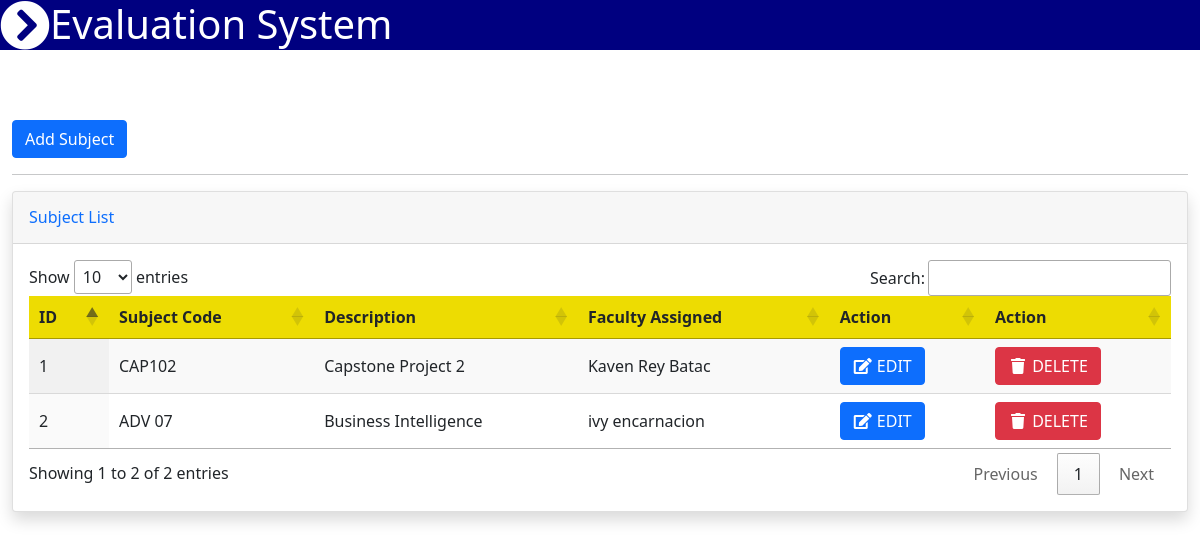
The app's page /subject_list.php (signed in) with its own data.
### tables this page shows
CREATE TABLE `subject` (
  `id` int(30) NOT NULL,
  `code` varchar(30) NOT NULL,
  `description` varchar(255) NOT NULL,
  `faculty_id` int(30) NOT NULL
);

CREATE TABLE `faculties` (
  `id` int(30) NOT NULL,
  `fno` varchar(255) NOT NULL,
  `username` varchar(255) NOT NULL,
  `fname` varchar(255) NOT NULL,
  `lname` varchar(255) NOT NULL,
  `usertype` varchar(30) NOT NULL,
  `password` varchar(255) NOT NULL,
  `view` varchar(30) NOT NULL
);

### subject_list.php (the view, shortened to what this page needs)
<?php include_once'navbar.php'; ?>
<body id="page-top">
<div class="container-fluid py-5 my-5">
    <button type="button" class="btn btn-primary" data-bs-toggle="modal" data-bs-target="#staticBackdrop">
    Add Subject
    </button>
    <hr>
    <div class="card shadow mb-4">
        <div class="card-header py-3">
            <h6 class="m-0 font-weight-bold text-primary">Subject List</h6>
        </div>
        <div class="card-body">
            <div class="table-responsive">
            <?php
            include_once'koneksyon.php';
            $qryview = "SELECT code,description,fname,lname,subject.id as id FROM subject INNER JOIN faculties ON faculties.id = subject.faculty_id";
            $result = mysqli_query($koneksyon, $qryview);
            ?>
                <table class="display" id="myTable" width="100%" cellspacing="0">
                    <thead style="background-color: #eddc02;">
                        <tr>
                            <th>ID</th>
                            <th>Subject Code</th>
                            <th>Description</th>
                            <th>Faculty Assigned</th>
                            <th>Action</th>
                            <th>Action</th>
                        </tr>
                    </thead>
                    <tbody>
                    <?php
                    $no = 1;
                    while($row = mysqli_fetch_array($result)) { ?>
                        <tr>
                            <td><?php echo $no; ?></td>
                            <td><?php echo $row['code']; ?></td>
                            <td><?php echo $row['description']; ?></td>
                            <td><?php echo $row['fname']." ".$row['lname']; ?></td>
                            <td><a type="button" class="btn btn-primary" href="viewedit_subjectlist.php?id=<?php echo $row['id']; ?>"><span class="fa fa-fw fa-edit"></span> EDIT</a></td>
                            <td><button class="btn btn-danger" type="button" onClick="deleteme(<?php echo $row['id']; ?>)" name="delete"><span class="fa fa-fw fa-trash"></span> DELETE</button></td>
                        </tr>
                        <?php $no++; } ?>
                    </tbody>
                </table>
            </div>
        </div>
    </div>
</div>
</body>

### records on screen
subject: code "CAP102", description "Capstone Project 2", faculty.fname "Kaven Rey", faculty.lname "Batac"
subject: code "ADV 07", description "Business Intelligence", faculty.fname "ivy", faculty.lname "encarnacion"
